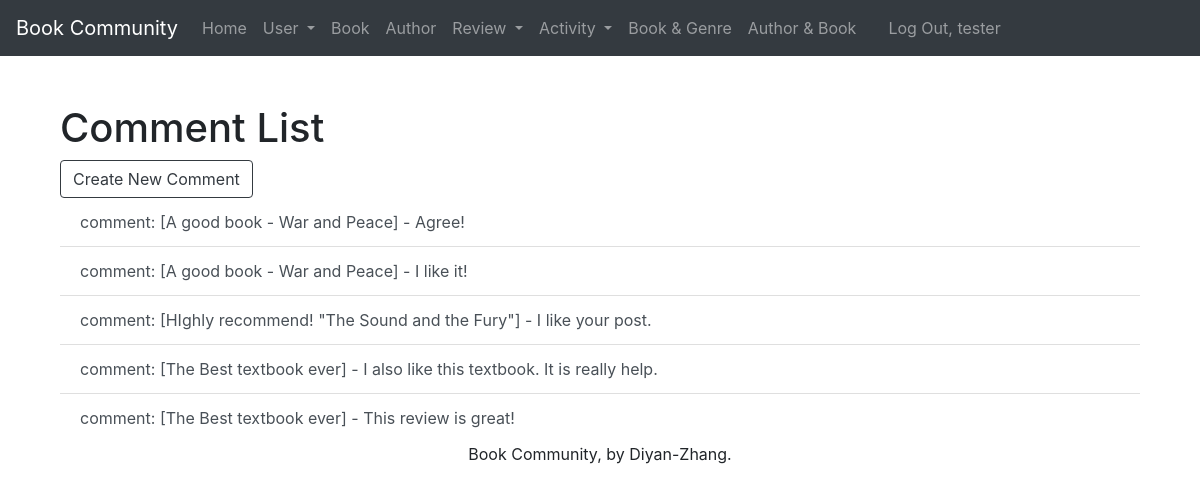
The page /comment/ (signed in) on the database its author committed.
### webinfo/models.py (models this page shows, shortened)
class Comment(models.Model):
    comment_id = models.AutoField(primary_key=True)
    content = models.CharField(max_length=255)
    user = models.ForeignKey(SystemUser, related_name='comments', on_delete=models.PROTECT)
    post = models.ForeignKey(Post, related_name='comments', on_delete=models.PROTECT)
    def __str__(self):
        return 'comment: [%s] - %s' % (self.post.post_title, self.content)
    def get_absolute_url(self):
        return reverse('webinfo_comment_detail_urlpattern',
                       kwargs={'pk': self.pk}
                       )
    class Meta:
        ordering = ['post__post_title', 'content']
        constraints = [
            UniqueConstraint(fields=['user', 'content', 'post'], name='unique_comment')
        ]

class Post(models.Model):
    post_id = models.AutoField(primary_key=True)
    post_title = models.CharField(max_length=255)
    content = models.TextField(default='NA')
    user = models.ForeignKey(SystemUser, related_name='posts', on_delete=models.PROTECT)
    book = models.ForeignKey(Book, related_name='posts', on_delete=models.PROTECT)
    rate = models.ForeignKey(Rate, related_name='posts', on_delete=models.PROTECT)
    class Meta:
        ordering = ['book', 'post_title']
        constraints = [
            UniqueConstraint(fields=['post_title', 'user', 'book'], name='unique_post')
        ]

### webinfo/views.py (the view)
class CommentList(LoginRequiredMixin, PermissionRequiredMixin, PageLinksMixin, ListView):
    paginate_by = 10
    model = Comment
    permission_required = 'webinfo.view_comment'

### webinfo/utils.py (called while the page is built)
    def first_page(self, page):
        if page.number > 1:
            return self._page_urls(1)
        return None

    def previous_page(self, page):
        if (page.has_previous()
                and page.number > 2):
            return self._page_urls(
                page.previous_page_number())
        return None

    def next_page(self, page):
        last_page = page.paginator.num_pages
        if (page.has_next()
                and page.number < last_page - 1):
            return self._page_urls(
                page.next_page_number())
        return None

    def last_page(self, page):
        last_page = page.paginator.num_pages
        if page.number < last_page:
            return self._page_urls(last_page)
        return None

    def get_context_data(self, **kwargs):
        context = super().get_context_data(
            **kwargs)
        page = context.get('page_obj')
        if page is not None:
            context.update({
                'first_page_url':
                    self.first_page(page),
                'previous_page_url':
                    self.previous_page(page),
                'next_page_url':
                    self.next_page(page),
                'last_page_url':
                    self.last_page(page),
            })
        return context

### webinfo/templates/webinfo/comment_list.html (shortened to what this page needs)
{% extends 'webinfo/base.html' %}
{% block org_content %}
<h1 class="mt-5"> Comment List</h1>
    {% if perms.webinfo.add_comment %}
        <div class="mobile">
            <a href="{% url 'webinfo_comment_create_urlpattern' %}"
            class="btn btn-outline-dark">
                Create New Comment</a>
        </div>
    {% endif %}
    <ul class="list-group list-group-flush">
        {% for comment in comment_list %}
            <a href="{{ comment.get_absolute_url }}" class="list-group-item list-group-item-action">{{ comment }}</a>
        {% empty %}
            <em>There are currently no comments.</em>
        {% endfor %}
    </ul>
{% endblock %}

### webinfo/templates/webinfo/base.html (shortened to what this page needs)
{% load static %}
<!DOCTYPE html>
<html lang="en">
<head>
    <link rel="stylesheet" href="https://cdn.jsdelivr.net/npm/bootstrap@4.6.1/dist/css/bootstrap.min.css">
</head>
<body>
<nav class="navbar navbar-expand-lg navbar-dark bg-dark">
  <a class="navbar-brand" href="#">Book Community</a>
  <div class="collapse navbar-collapse" id="navbarNav">
      <ul class="navbar-nav">
          <li class="nav-item">
              <a class="nav-link" href="{% url 'home_urlpattern' %}">Home</a>
          </li>
          <li class="nav-item dropdown">
              <a class="nav-link dropdown-toggle" href="#" id="navbarDropdownMenuLink" role="button" data-toggle="dropdown" aria-expanded="false">
                  User
              </a>
          </li>
          {% if perms.webinfo.view_book %}
              <li class="nav-item">
                  <a class="nav-link" href="{% url 'webinfo_book_list_urlpattern' %}">Book</a>
              </li>
          {% endif %}
          {% if perms.webinfo.view_author %}
              <li class="nav-item">
                  <a class="nav-link" href="{% url 'webinfo_author_list_urlpattern' %}">Author</a>
              </li>
          {% endif %}
          <li class="nav-item dropdown">
              <a class="nav-link dropdown-toggle" href="#" id="navbarDropdownMenuLink" role="button" data-toggle="dropdown" aria-expanded="false">
                  Review
              </a>
          </li>
          <li class="nav-item dropdown">
              <a class="nav-link dropdown-toggle" href="#" id="navbarDropdownMenuLink" role="button" data-toggle="dropdown" aria-expanded="false">
                  Activity
              </a>
          </li>
          {% if perms.webinfo.view_explain %}
              <li class="nav-item">
                  <a class="nav-link" href="{% url 'webinfo_explain_list_urlpattern' %}">Book & Genre</a>
              </li>
          {% endif %}
          {% if perms.webinfo.view_write %}
              <li class="nav-item">
                  <a class="nav-link" href="{% url 'webinfo_write_list_urlpattern' %}">Author & Book</a>
              </li>
          {% endif %}
      </ul>
      <ul class="navbar-nav px-3">
            {% if user.is_authenticated %}
                <li class="nav-item text-nowrap"><a class="nav-link" href="{% url 'logout_urlpattern' %}">
                    Log Out, {{ user.get_username }}</a></li>
            {% else %}
                <li class="nav-item text-nowrap"><a class="nav-link" href="{% url 'login_urlpattern' %}">
                    Log In</a></li>
            {% endif %}
      </ul>
  </div>
</nav>
<main role="main" class="flex-shrink-0">
    <div class="container">
        {% block content %}
            <div class="container">
                {% block org_content %}{% endblock %}
            </div>
        {% endblock %}
    </div>
</main>
 <footer class="mastfoot mt-auto">
    <div class="inner">
      <p class="text-center">Book Community, by Diyan-Zhang.</p>
    </div>
 </footer>
</body>
</html>

### rows shown on the page
Comment: post+content "comment: [A good book - War and Peace] - Agree!"
Comment: post+content "comment: [A good book - War and Peace] - I like it!"
Comment: post+content "comment: [HIghly recommend! \"The Sound and the Fury\"] - I like your post."
Comment: post+content "comment: [The Best textbook ever] - I also like this textbook. It is really help."
Comment: post+content "comment: [The Best textbook ever] - This review is great!"

### other values the page prints
{{ user.get_username }} "tester"
